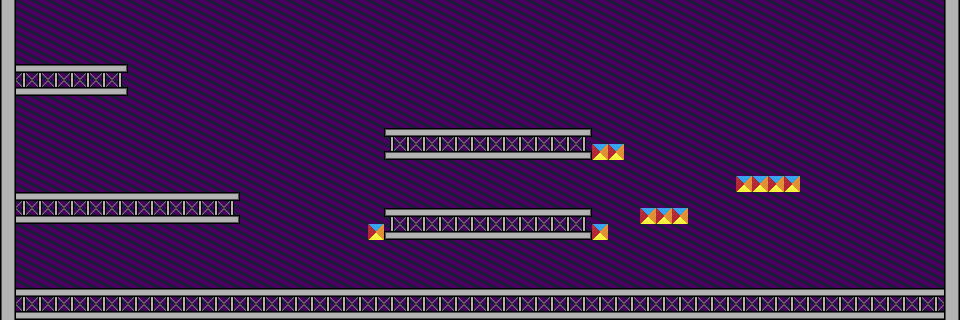

Rendered tile map (Tiled .tmx) drawn with the repository's tilesets; below, a short description and the map source with its tile grids summarised:
An orthogonal 60x20 tile map with 16x16 px tiles, 2 tile layers (Background, Structure), 2 tilesets.

<map version="1.0" orientation="orthogonal" width="60" height="20" tilewidth="16" tileheight="16">
 <tileset firstgid="1" name="structure_tiles" tilewidth="16" tileheight="16">
  <image source="logic-map-1.png" width="128" height="32" />
  <tile id="0">
   <properties>
    <property name="left" value="True" />
    <property name="right" value="True" />
   </properties>
  </tile>
  <tile id="1">
   <properties>
    <property name="bottom" value="True" />
    <property name="top" value="True" />
   </properties>
  </tile>
  <tile id="2">
   <properties>
    <property name="bottom" value="True" />
    <property name="top" value="True" />
   </properties>
  </tile>
  <tile id="3">
   <properties>
    <property name="right" value="1" />
    <property name="top" value="1" />
   </properties>
  </tile>
  <tile id="5">
   <properties>
    <property name="left" value="True" />
    <property name="top" value="True" />
   </properties>
  </tile>
  <tile id="8">
   <properties>
    <property name="left" value="True" />
    <property name="right" value="True" />
   </properties>
  </tile>
  <tile id="9">
   <properties>
    <property name="bottom" value="1" />
    <property name="top" value="1" />
   </properties>
  </tile>
  <tile id="10">
   <properties>
    <property name="bottom" value="True" />
    <property name="top" value="True" />
   </properties>
  </tile>
  <tile id="11">
   <properties>
    <property name="bottom" value="1" />
    <property name="right" value="1" />
   </properties>
  </tile>
  <tile id="13">
   <properties>
    <property name="bottom" value="True" />
    <property name="left" value="True" />
   </properties>
  </tile>
  <tile id="14">
   <properties>
    <property name="bottom" value="" />
    <property name="top" value="True" />
   </properties>
  </tile>
  <tile id="15">
   <properties>
    <property name="left" value="True" />
    <property name="right" value="True" />
   </properties>
  </tile>
 </tileset>
 <tileset firstgid="17" name="switch" tilewidth="16" tileheight="16">
  <image source="switch.png" width="32" height="16" />
 </tileset>
 <layer name="Background" width="60" height="20">
  <data>[1200 cells, 1200 non-empty, 1 distinct tile ids]</data>
 </layer>
 <layer name="Structure" width="60" height="20">
  <data>[1200 cells, 261 non-empty, 8 distinct tile ids]</data>
 </layer>
</map>